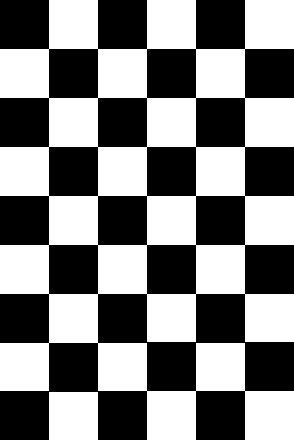
%> input picture calibration_grid.png, 294 x 440 px
$ octave ImageFFT_Test.m   (GNU Octave 9; MATLAB toolbox functions it lacks are replaced by stand-ins)
%> lines starting %> are read from the running program, lines starting %| are printed output that depends on the picture; in (x1, y1, x2, y2) boxes, pixels count from 0 and x2, y2 are one past the last pixel; in counts of white or black regions, pixels touching at a corner belong together; the program's own positions count from 1
close all;clear all;clc;
x=imread('calibration_grid.png');
%> x is the input picture: size 440x294x3 uint8; 49.9% white; 2 white regions, box (x1, y1, x2, y2) and area: (0, 0, 294, 440) 62181, (49, 392, 98, 440) 2352
x=rgb2gray(x);
x=x(1:294,:);
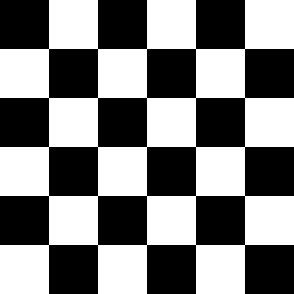
%> x: size 294x294 uint8; 50% white; 1 white region, box (x1, y1, x2, y2) and area: (0, 0, 294, 294) 43218
k=80;
y=fft2(x);
y=abs(y);
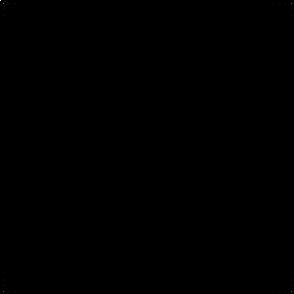
%> y: size 294x294 double; min 0, max 11020590, mean 1636.4; drawn with min black and max white
u=zeros(294,294);
for i = 1:294
    for j=1:294
        if( (i<k && j<k ) || (i<k && j>294-k) || ( i>294-k && j<k) || (i>294-k && j>294-k) )
            u(i,j)=1;
        end
    end
end
uu=ifft2(u);
output=conv2(uu,x);
g=y.*u;
yx=ifft2(g);
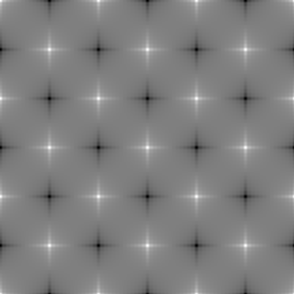
%> yx: size 294x294 double; min -960.7, max 1215.7, mean 127.5; drawn with min black and max white

subplot(3,3,1);
imshow(x);
subplot(3,3,2);
imshow(y);
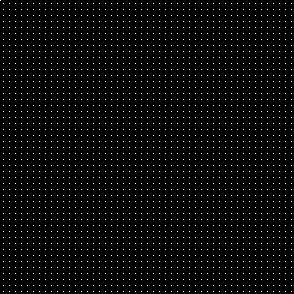
%> displayed picture: size 294x294, on the screen's scale of 0 to 255; 2.8% white in thin lines or dots
subplot(3,3,3);
imshow(u);
subplot(3,3,4);
imshow(output);
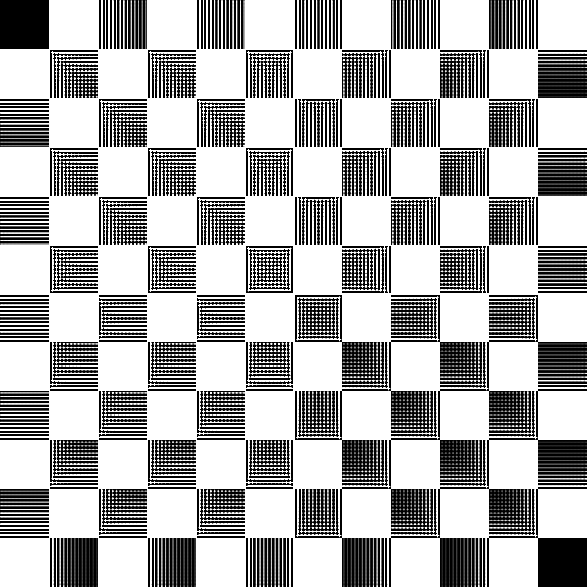
%> displayed picture: size 587x587, on the screen's scale of 0 to 255; min 0, max 255, mean 172.6
subplot(3,3,5);
imshow(abs(yx));
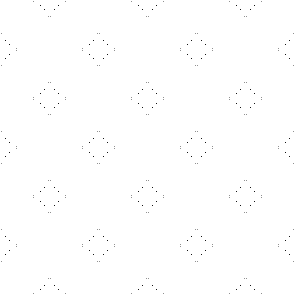
%> displayed picture: size 294x294, on the screen's scale of 0 to 255; min 21, max 255, mean 254.4
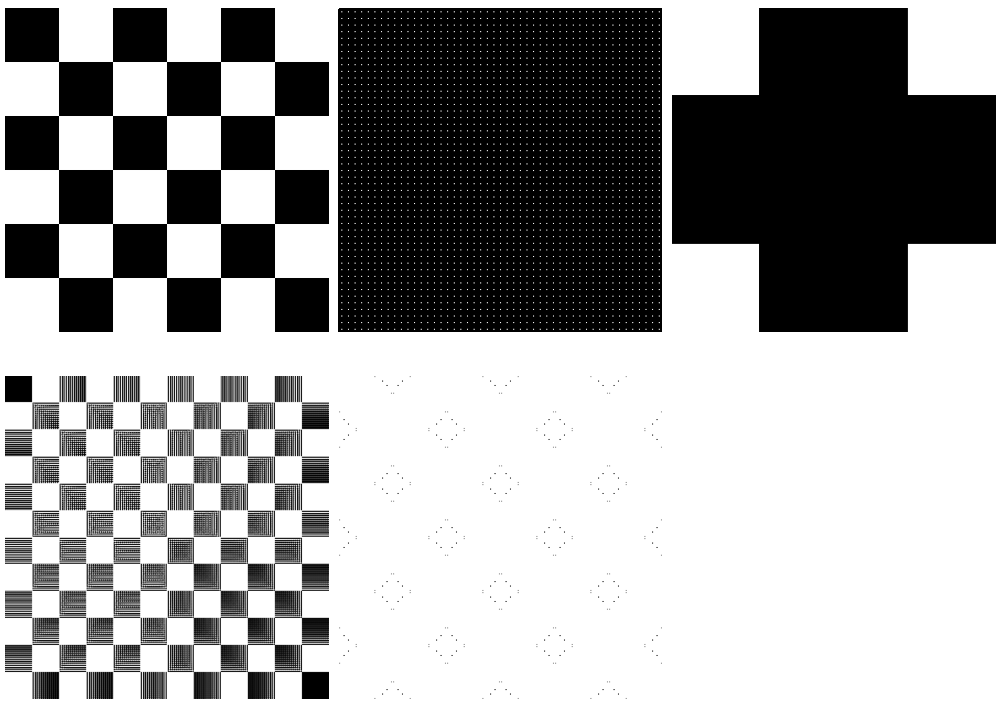
%> figure redrawn from the program's plot data, 5 panels
